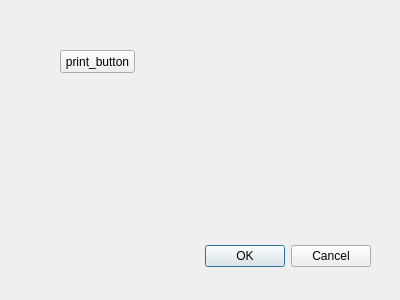
<?xml version="1.0" encoding="UTF-8"?>
<ui version="4.0">
 <class>testDialogBase</class>
 <widget class="QDialog" name="testDialogBase">
  <property name="geometry">
   <rect>
    <x>0</x>
    <y>0</y>
    <width>400</width>
    <height>300</height>
   </rect>
  </property>
  <property name="windowTitle">
   <string>test</string>
  </property>
  <widget class="QDialogButtonBox" name="button_box">
   <property name="geometry">
    <rect>
     <x>30</x>
     <y>240</y>
     <width>341</width>
     <height>32</height>
    </rect>
   </property>
   <property name="orientation">
    <enum>Qt::Horizontal</enum>
   </property>
   <property name="standardButtons">
    <set>QDialogButtonBox::Cancel|QDialogButtonBox::Ok</set>
   </property>
  </widget>
  <widget class="QPushButton" name="print_button">
   <property name="geometry">
    <rect>
     <x>60</x>
     <y>50</y>
     <width>75</width>
     <height>23</height>
    </rect>
   </property>
   <property name="text">
    <string>print_button</string>
   </property>
  </widget>
 </widget>
 <resources/>
 <connections>
  <connection>
   <sender>button_box</sender>
   <signal>accepted()</signal>
   <receiver>testDialogBase</receiver>
   <slot>accept()</slot>
   <hints>
    <hint type="sourcelabel">
     <x>20</x>
     <y>20</y>
    </hint>
    <hint type="destinationlabel">
     <x>20</x>
     <y>20</y>
    </hint>
   </hints>
  </connection>
  <connection>
   <sender>button_box</sender>
   <signal>rejected()</signal>
   <receiver>testDialogBase</receiver>
   <slot>reject()</slot>
   <hints>
    <hint type="sourcelabel">
     <x>20</x>
     <y>20</y>
    </hint>
    <hint type="destinationlabel">
     <x>20</x>
     <y>20</y>
    </hint>
   </hints>
  </connection>
 </connections>
</ui>
